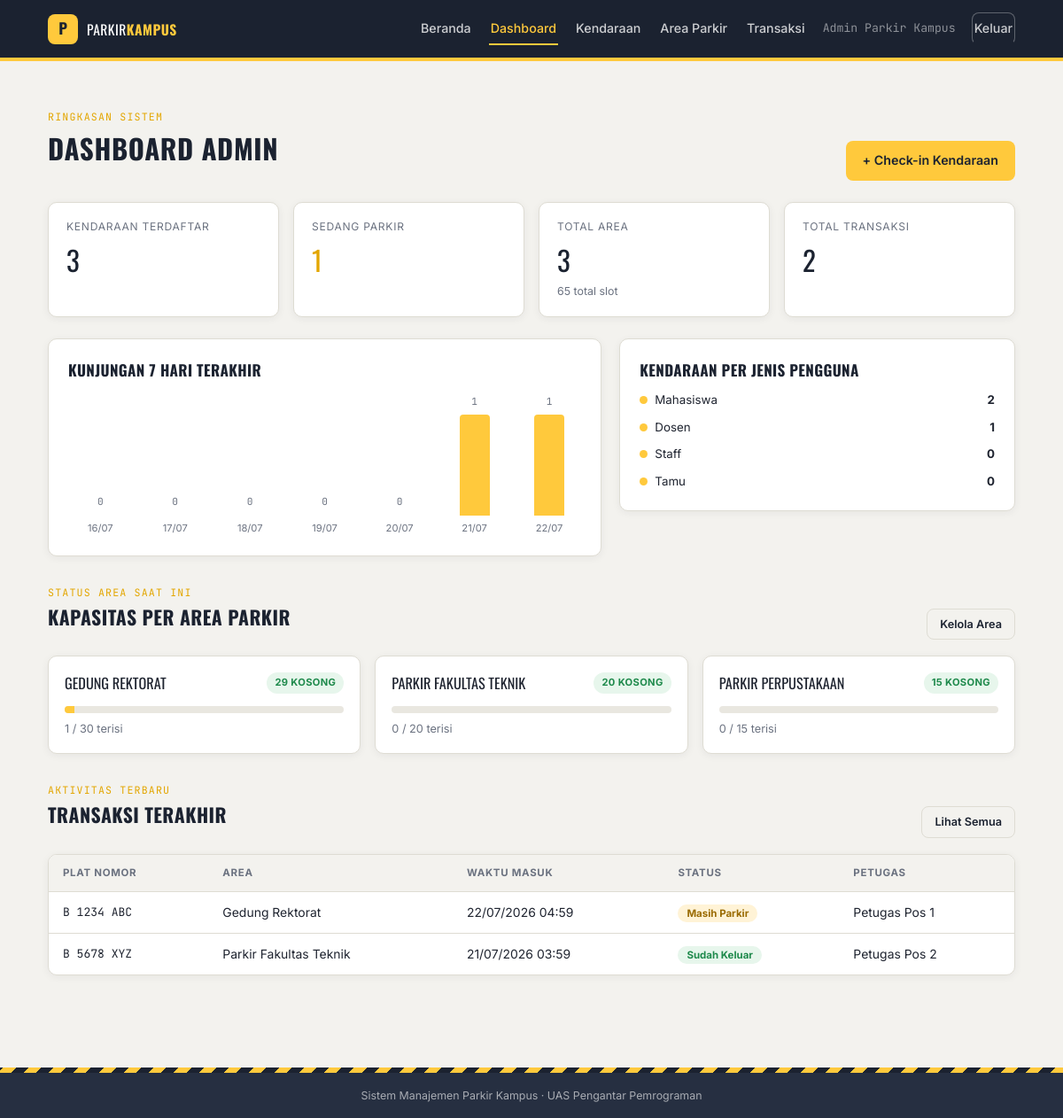
The app's page /admin/dashboard (signed in) with its own data.
### models.py (models this page shows, shortened)
class AreaParkir(db.Model):
    __tablename__ = "area_parkir"
    id = db.Column(db.Integer, primary_key=True)
    nama_area = db.Column(db.String(100), unique=True, nullable=False)
    lokasi = db.Column(db.String(150), nullable=True)
    kapasitas = db.Column(db.Integer, nullable=False, default=0)
    keterangan = db.Column(db.String(255), nullable=True)
    created_at = db.Column(db.DateTime, default=datetime.utcnow)
    transaksi = db.relationship(
        "Transaksi", backref="area", cascade="all, delete-orphan", lazy=True
    )
    @property
    def terpakai(self):
        return sum(1 for t in self.transaksi if t.status == "Masih Parkir")
    @property
    def tersedia(self):
        return max(self.kapasitas - self.terpakai, 0)
    @property
    def penuh(self):
        return self.terpakai >= self.kapasitas

class Transaksi(db.Model):
    __tablename__ = "transaksi"
    id = db.Column(db.Integer, primary_key=True)
    kendaraan_id = db.Column(db.Integer, db.ForeignKey("kendaraan.id"), nullable=False)
    area_id = db.Column(db.Integer, db.ForeignKey("area_parkir.id"), nullable=False)
    waktu_masuk = db.Column(db.DateTime, default=datetime.utcnow, nullable=False)
    waktu_keluar = db.Column(db.DateTime, nullable=True)
    status = db.Column(db.String(20), nullable=False, default=STATUS_TRANSAKSI[0])
    petugas = db.Column(db.String(100), nullable=False)
    catatan = db.Column(db.String(255), nullable=True)
    created_at = db.Column(db.DateTime, default=datetime.utcnow)

class Kendaraan(db.Model):
    __tablename__ = "kendaraan"
    id = db.Column(db.Integer, primary_key=True)
    plat_nomor = db.Column(db.String(20), unique=True, nullable=False)
    jenis_kendaraan = db.Column(db.String(10), nullable=False)  # Motor / Mobil
    nama_pemilik = db.Column(db.String(100), nullable=False)
    nim_nip = db.Column(db.String(30), nullable=True)
    jenis_pengguna = db.Column(db.String(20), nullable=False)  # Mahasiswa/Dosen/Staff/Tamu
    kontak = db.Column(db.String(30), nullable=True)
    created_at = db.Column(db.DateTime, default=datetime.utcnow)
    transaksi = db.relationship(
        "Transaksi", backref="kendaraan", cascade="all, delete-orphan", lazy=True
    )

### routes/admin.py (the view)
@admin_bp.route("/dashboard")
@login_required
def dashboard():
    total_kendaraan = Kendaraan.query.count()
    total_area = AreaParkir.query.count()
    sedang_parkir = Transaksi.query.filter_by(status="Masih Parkir").count()
    total_transaksi = Transaksi.query.count()
    total_kapasitas = db.session.query(db.func.sum(AreaParkir.kapasitas)).scalar() or 0
    daftar_area = AreaParkir.query.order_by(AreaParkir.nama_area.asc()).all()
    tujuh_hari_lalu = datetime.utcnow() - timedelta(days=6)
    transaksi_7hari = (
        Transaksi.query.filter(Transaksi.waktu_masuk >= tujuh_hari_lalu.replace(
            hour=0, minute=0, second=0, microsecond=0
        )).all()
    )
    rekap_harian = {}
    for i in range(7):
        tanggal = (tujuh_hari_lalu + timedelta(days=i)).date()
        rekap_harian[tanggal] = 0
    for t in transaksi_7hari:
        tgl = t.waktu_masuk.date()
        if tgl in rekap_harian:
            rekap_harian[tgl] += 1
    rekap_labels = [tgl.strftime("%d/%m") for tgl in rekap_harian.keys()]
    rekap_values = list(rekap_harian.values())
    rekap_pengguna = {
        jp: Kendaraan.query.filter_by(jenis_pengguna=jp).count() for jp in JENIS_PENGGUNA
    }
    transaksi_terbaru = (
        Transaksi.query.order_by(Transaksi.waktu_masuk.desc()).limit(8).all()
    )
    return render_template(
        "admin/dashboard.html",
        total_kendaraan=total_kendaraan,
        total_area=total_area,
        sedang_parkir=sedang_parkir,
        total_transaksi=total_transaksi,
        total_kapasitas=total_kapasitas,
        daftar_area=daftar_area,
        rekap_labels=rekap_labels,
        rekap_values=rekap_values,
        rekap_pengguna=rekap_pengguna,
        transaksi_terbaru=transaksi_terbaru,
    )

### routes/admin.py (called while the page is built)
def login_required(view_func):
    @wraps(view_func)
    def wrapped(*args, **kwargs):
        if not session.get("admin_id"):
            flash("Silakan login terlebih dahulu.", "danger")
            return redirect(url_for("auth.login"))
        return view_func(*args, **kwargs)
    return wrapped

### templates/admin/dashboard.html (shortened to what this page needs)
{% extends "base.html" %}
{% block content %}
<div class="section-head">
  <div>
    <span class="kicker">Ringkasan sistem</span>
    <h1>Dashboard Admin</h1>
  </div>
  <a href="{{ url_for('admin.transaksi_checkin') }}" class="btn btn--accent">+ Check-in Kendaraan</a>
</div>
<div class="stat-grid">
  <div class="stat-card">
    <div class="stat-label">Kendaraan Terdaftar</div>
    <div class="stat-value">{{ total_kendaraan }}</div>
  </div>
  <div class="stat-card">
    <div class="stat-label">Sedang Parkir</div>
    <div class="stat-value accent">{{ sedang_parkir }}</div>
  </div>
  <div class="stat-card">
    <div class="stat-label">Total Area</div>
    <div class="stat-value">{{ total_area }}</div>
    <div class="stat-sub">{{ total_kapasitas }} total slot</div>
  </div>
  <div class="stat-card">
    <div class="stat-label">Total Transaksi</div>
    <div class="stat-value">{{ total_transaksi }}</div>
  </div>
</div>
<div class="two-col">
  <div class="chart-card">
    <h3>Kunjungan 7 Hari Terakhir</h3>
    <div class="bar-chart">
      {% set max_val = (rekap_values | max) if rekap_values and (rekap_values | max) > 0 else 1 %}
      {% for label in rekap_labels %}
        <div class="bar-chart__col">
          <span class="bar-chart__val">{{ rekap_values[loop.index0] }}</span>
          <div class="bar-chart__bar" style="height: {{ (rekap_values[loop.index0] / max_val * 100) }}%;"></div>
          <span class="bar-chart__label">{{ label }}</span>
        </div>
      {% endfor %}
    </div>
  </div>
  <div class="chart-card">
    <h3>Kendaraan per Jenis Pengguna</h3>
    <div class="legend-list">
      {% for jenis, jumlah in rekap_pengguna.items() %}
        <div class="legend-row">
          <span><span class="dot"></span>{{ jenis }}</span>
          <strong>{{ jumlah }}</strong>
        </div>
      {% endfor %}
    </div>
  </div>
</div>
<div class="section-head" style="margin-top: 28px;">
  <div>
    <span class="kicker">Status area saat ini</span>
    <h2>Kapasitas per Area Parkir</h2>
  </div>
  <a href="{{ url_for('admin.area_list') }}" class="btn btn--outline btn--sm">Kelola Area</a>
</div>
{% if daftar_area %}
<div class="area-grid">
  {% for area in daftar_area %}
    <div class="area-card">
      <div class="area-card__head">
        <div class="area-card__name">{{ area.nama_area }}</div>
        {% if area.penuh %}
          <span class="badge badge--full">Penuh</span>
        {% else %}
          <span class="badge badge--ok">{{ area.tersedia }} kosong</span>
        {% endif %}
      </div>
      <div class="progress">
        <div class="progress__bar {{ 'is-full' if area.penuh }}"
             style="width: {{ (area.terpakai / area.kapasitas * 100) if area.kapasitas else 0 }}%;"></div>
      </div>
      <div class="area-card__meta"><span>{{ area.terpakai }} / {{ area.kapasitas }} terisi</span></div>
    </div>
  {% endfor %}
</div>
{% else %}
<div class="table-wrap"><div class="empty-state">
  <strong>Belum ada area parkir</strong>
  <a href="{{ url_for('admin.area_tambah') }}" class="btn btn--accent btn--sm" style="margin-top:10px;">Tambah Area Parkir</a>
</div></div>
{% endif %}
<div class="section-head" style="margin-top: 28px;">
  <div>
    <span class="kicker">Aktivitas terbaru</span>
    <h2>Transaksi Terakhir</h2>
  </div>
  <a href="{{ url_for('admin.transaksi_list') }}" class="btn btn--outline btn--sm">Lihat Semua</a>
</div>
<div class="table-wrap">
  {% if transaksi_terbaru %}
  <table>
    <thead>
      <tr>
        <th>Plat Nomor</th><th>Area</th><th>Waktu Masuk</th><th>Status</th><th>Petugas</th>
      </tr>
    </thead>
    <tbody>
      {% for t in transaksi_terbaru %}
      <tr>
        <td class="mono">{{ t.kendaraan.plat_nomor }}</td>
        <td>{{ t.area.nama_area }}</td>
        <td>{{ t.waktu_masuk.strftime('%d/%m/%Y %H:%M') }}</td>
        <td>
          {% if t.status == 'Masih Parkir' %}
            <span class="status-pill status-pill--parkir">Masih Parkir</span>
          {% else %}
            <span class="status-pill status-pill--keluar">Sudah Keluar</span>
          {% endif %}
        </td>
        <td>{{ t.petugas }}</td>
      </tr>
      {% endfor %}
    </tbody>
  </table>
  {% else %}
  <div class="empty-state">
    <strong>Belum ada transaksi</strong>
    Data transaksi check-in/check-out akan tampil di sini.
  </div>
  {% endif %}
</div>
{% endblock %}

### records on screen
AreaParkir: nama_area "GEDUNG REKTORAT", tersedia "29", terpakai "1", kapasitas "30"
AreaParkir: nama_area "PARKIR FAKULTAS TEKNIK", tersedia "20", terpakai "0", kapasitas "20"
AreaParkir: nama_area "PARKIR PERPUSTAKAAN", tersedia "15", terpakai "0", kapasitas "15"
Transaksi: kendaraan.plat_nomor "B 1234 ABC", area.nama_area "Gedung Rektorat", waktu_masuk "22/07/2026 04:59", shows "Masih Parkir", petugas "Petugas Pos 1"
Transaksi: kendaraan.plat_nomor "B 5678 XYZ", area.nama_area "Parkir Fakultas Teknik", waktu_masuk "21/07/2026 03:59", shows "Sudah Keluar", petugas "Petugas Pos 2"

### other values on screen
{{ session.get('admin_nama') }} "Admin Parkir Kampus"
{{ total_kendaraan }} "3"
{{ sedang_parkir }} "1"
{{ total_area }} "3"
{{ total_kapasitas }} "65"
{{ total_transaksi }} "2"
{{ rekap_values[loop.index0] }} "0" "0" "0" "0" "0" "1" "1"
{{ label }} "16/07" "17/07" "18/07" "19/07" "20/07" "21/07" "22/07"
{{ jenis }} "Mahasiswa" "Dosen" "Staff" "Tamu"
{{ jumlah }} "2" "1" "0" "0"
